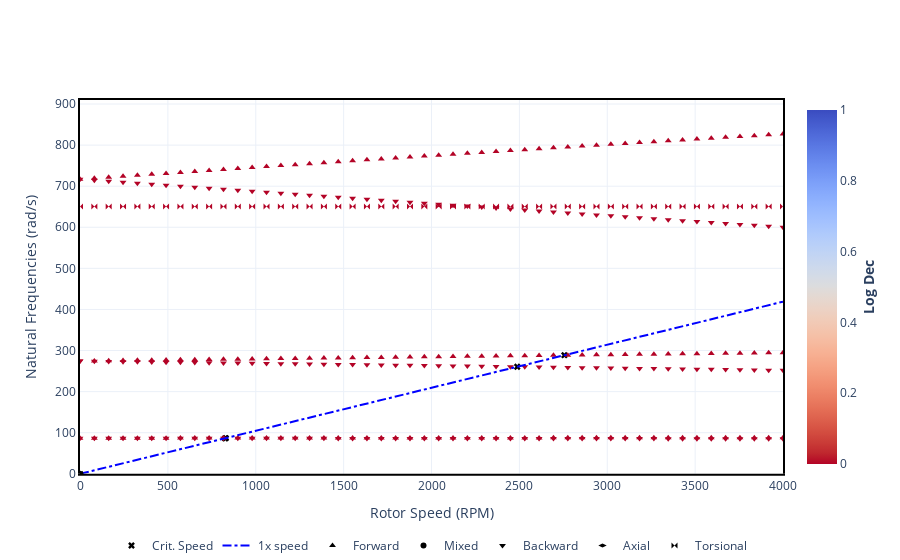

Notebook code cell kept with this figure:
### Code cell
# Obtaining results (wn is in rad/s)
fig = rotor591c.run_campbell(np.linspace(0, 4000 * np.pi / 30, 50), frequencies=7).plot(
    frequency_units="rad/s"
)
fig.show()

print("Normal Instantiation =", rotor591c.run_modal(speed=2000 * np.pi / 30).wn)
print("\n")
print("From Section Instantiation =", rotor591fs.run_modal(speed=2000 * np.pi / 30).wn)
